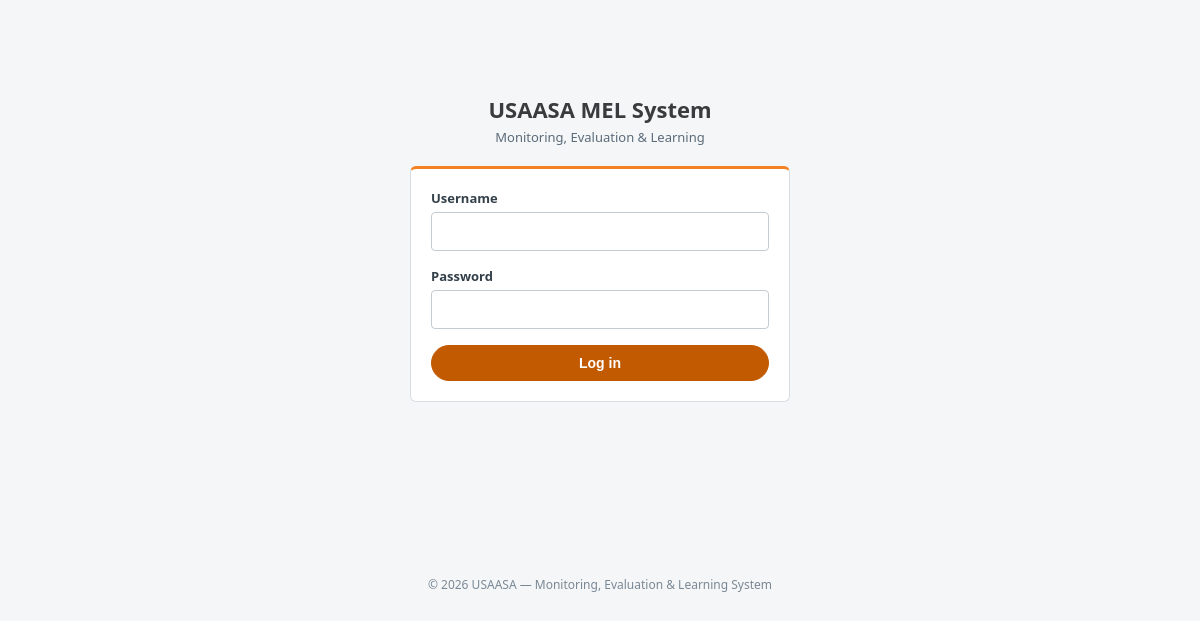
The page /login.php on the database its author committed.
### tables this page shows
CREATE TABLE IF NOT EXISTS site_settings (
    id             INT PRIMARY KEY,
    site_name      VARCHAR(150) NOT NULL DEFAULT 'USAASA MEL System',
    tagline        VARCHAR(255) NULL,
    footer_text    VARCHAR(255) NULL,
    logo_filename  VARCHAR(255) NULL,

     
     
     
     
    smtp_enabled    TINYINT(1) NOT NULL DEFAULT 0,
    smtp_host       VARCHAR(255) NULL,
    smtp_port       INT NULL DEFAULT 587,
    smtp_encryption ENUM('none','tls','ssl') NOT NULL DEFAULT 'tls',
    smtp_username   VARCHAR(255) NULL,
    smtp_password   VARCHAR(255) NULL,
    smtp_from_email VARCHAR(255) NULL,
    smtp_from_name  VARCHAR(150) NULL,

    updated_by     INT NULL,
    updated_at     DATETIME NOT NULL DEFAULT CURRENT_TIMESTAMP ON UPDATE CURRENT_TIMESTAMP,

    CONSTRAINT fk_settings_updated_by FOREIGN KEY (updated_by) REFERENCES users(id)
);

### includes/functions.php (called while the page is built, shortened)
<?php
function e(?string $value): string
{
    return htmlspecialchars($value ?? '', ENT_QUOTES, 'UTF-8');
}
function get_site_settings(PDO $pdo): array
{
    static $settings = null;
    if ($settings !== null) {
        return $settings;
    }
    $row = $pdo->query('SELECT * FROM site_settings WHERE id = 1')->fetch();
    $row['logo_url'] = $row['logo_filename'] ? LOGO_PUBLIC_PATH . $row['logo_filename'] : null;
    $settings = $row;
    return $settings;
}

### includes/auth.php (called while the page is built, shortened)
<?php
function current_user(): ?array
{
    return $_SESSION['user'] ?? null;
}

### login.php (the view, shortened to what this page needs)
<?php
require_once __DIR__ . '/includes/auth.php';
require_once __DIR__ . '/includes/functions.php';
include __DIR__ . '/includes/header.php';
?>
<?php $settings = get_site_settings($pdo); ?>
<div class="login-wrap">
    <h1><?= e($settings['site_name']) ?></h1>
    <p class="subtitle"><?= e($settings['tagline'] ?? 'Monitoring, Evaluation & Learning') ?></p>
    <div class="card">
        <form method="post" novalidate>
            <div class="field">
                <label for="username">Username</label>
                <input type="text" id="username" name="username" required autofocus>
            </div>
            <div class="field">
                <label for="password">Password</label>
                <input type="password" id="password" name="password" required>
            </div>
            <button type="submit" class="btn" style="width:100%">Log in</button>
        </form>
    </div>
</div>
<?php include __DIR__ . '/includes/footer.php'; ?>

### includes/footer.php (shortened to what this page needs)
<?php if ($user): ?>
        </main>
<?php else: ?>
</main>
<?php endif; ?>
<footer class="sitefooter">
    <div class="container">&copy; <?= date('Y') ?> <?= e(get_site_settings($pdo)['footer_text'] ?? ($siteSettings['site_name'] ?? APP_NAME)) ?></div>
</footer>
</body>
</html>

### assets/css/style.css (style rules this page uses)
:root { --brand: #3a3b3d; --brand-dark: #242526; --sidebar-bg: #55585c; --orange: #f58220; --orange-dark: #c15a00; --orange-darker: #9c4700; --info: #2f6fed; --accent: #0a7d55; --red: #b3261e; --amber: #a86400; --gray-bg: #f4f6f8; --border: #d9dee3; --text: #1d2730; }
* { box-sizing: border-box; }
body { margin: 0; font-family: "Segoe UI", Arial, sans-serif; background: var(--gray-bg); color: var(--text); font-size: 15px; }
.container { max-width: 1200px; margin: 0 auto; padding: 24px 20px 60px; }
h1 { font-size: 22px; margin: 0 0 4px; }
.subtitle { color: #5b6b78; font-size: 13px; margin: 0; }
.card { background: #fff; border: 1px solid var(--border); border-radius: 6px; padding: 20px; margin-bottom: 20px; }
.btn { display: inline-block; padding: 9px 18px; border-radius: 20px; border: 1px solid var(--orange-dark); background: var(--orange-dark); color: #fff; font-size: 14px; cursor: pointer; font-weight: 600; }
form .field { margin-bottom: 16px; }
label { display: block; font-weight: 600; font-size: 13px; margin-bottom: 5px; color: #334049; }
input[type=text], input[type=date], input[type=password], input[type=email], select, textarea { width: 100%; padding: 9px 10px; border: 1px solid #c3ccd3; border-radius: 4px; font-size: 14px; font-family: inherit; }
.login-wrap { max-width: 380px; margin: 70px auto; }
.login-wrap h1 { text-align: center; margin-bottom: 4px; color: var(--brand); }
.login-wrap .subtitle { text-align: center; margin-bottom: 20px; }
.login-wrap .card { border-top: 3px solid var(--orange); }
.sitefooter { color: #7a8894; font-size: 12px; padding: 20px 0; text-align: center; }

### rows shown on the page
site_settings: site_name "USAASA MEL System", tagline "Monitoring, Evaluation & Learning", footer_text "USAASA — Monitoring, Evaluation & Learning System"
